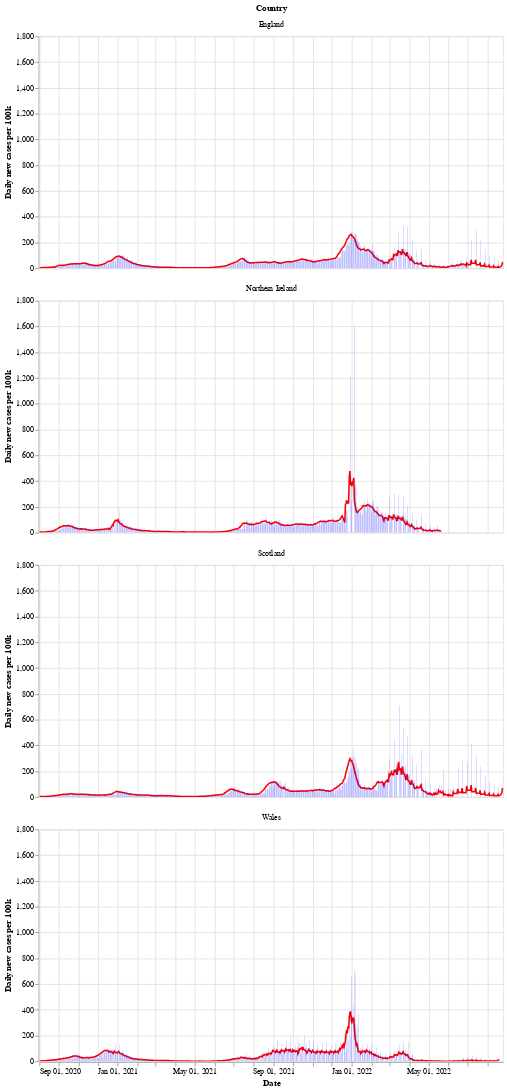

Notebook code cell kept with this figure:
### Markdown cell above
Next is a bar chart of the number of new cases in each country (per 100k population), with the 7 day moving average of cases. Again we see that Wales saw a longer period of raising and falling cases compared to the other countries.

After a period of cases falling, each nation is now seeing a rise in the number of cases - especially in Wales.

### Code cell
# collapse
bars = alt.Chart(uk_cases).mark_bar().encode(
    x=alt.X("yearmonthdate(date):T", axis=alt.Axis(title='Date')),
    y=alt.Y("newCasesRate:Q", axis=alt.Axis(title='Daily new cases per 100k')),
    tooltip='newCasesRate',
    color=alt.condition(
        alt.datum.dailyChange > 0,
        alt.value("orange"),  # The positive color
        alt.value("blue")  # The negative color
    )
).properties(title='New cases per 100k population with rolling 7 day average', width=600).interactive()
line = alt.Chart(uk_cases).mark_line(
    color='red',
    size=2,
).transform_window(
    rolling_mean='mean(newCasesRate)',
    frame=[0, 7],
    groupby=['areaName']
).encode(
    x='yearmonthdate(date):T',
    y='rolling_mean:Q'
)
alt.layer(line, bars, data=uk_cases).facet(alt.Row('areaName', title='Country'), columns=1)

### Figure 1 — Vega-Lite specification as saved in the notebook (floating-point values rounded to 4 significant figures; data arrays with more than 128 entries replaced by an {"elided": "..."} marker saying what was removed)
{"config": {"view": {"continuousWidth": 400, "continuousHeight": 300}}, "data": {"name": "data-41f6b2e670a70a100b6ca662314fc74e"}, "facet": {"type": "nominal", "field": "areaName", "title": "Country"}, "spec": {"layer": [{"mark": {"type": "line", "color": "red", "size": 2}, "encoding": {"x": {"type": "temporal", "field": "date", "timeUnit": "yearmonthdate"}, "y": {"type": "quantitative", "field": "rolling_mean"}}, "transform": [{"window": [{"op": "mean", "field": "newCasesRate", "as": "rolling_mean"}], "frame": [0, 7], "groupby": ["areaName"]}]}, {"mark": "bar", "encoding": {"color": {"condition": {"value": "orange", "test": "(datum.dailyChange > 0)"}, "value": "blue"}, "tooltip": {"type": "quantitative", "field": "newCasesRate"}, "x": {"type": "temporal", "axis": {"title": "Date"}, "field": "date", "timeUnit": "yearmonthdate"}, "y": {"type": "quantitative", "axis": {"title": "Daily new cases per 100k"}, "field": "newCasesRate"}}, "selection": {"selector002": {"type": "interval", "bind": "scales", "encodings": ["x", "y"]}}, "title": "New cases per 100k population with rolling 7 day average", "width": 600}]}, "columns": 1, "$schema": "https://vega.github.io/schema/vega-lite/v4.8.1.json", "datasets": {"data-41f6b2e670a70a100b6ca662314fc74e": {"elided": "2790 records"}}}
